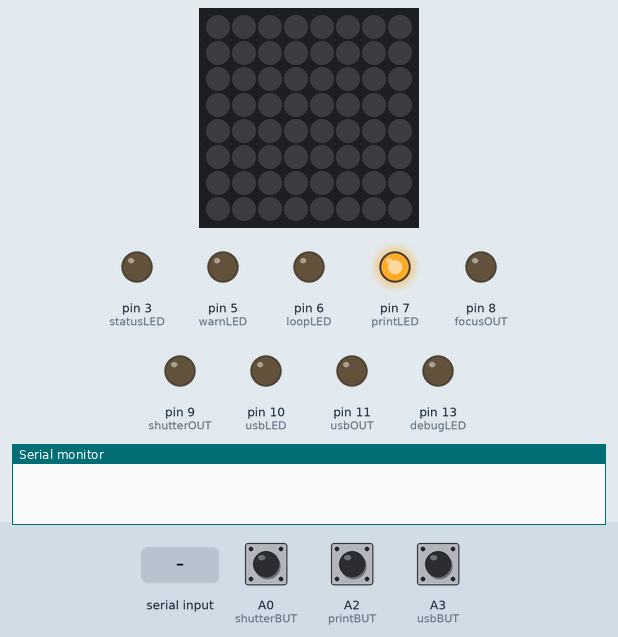
A sketch run on a simulated Arduino Uno, built with avr-gcc and run on an emulated ATmega328P. Parts: 8×8 RGB LED matrix (first LED top left, wired row by row), output pins drawn as LEDs (lit = HIGH), the last lines printed to the serial monitor. Dashed ring = blinking. The test bench sets the inputs (shaded band); at power-on: A0 (shutterBUT) HIGH, A2 (printBUT) HIGH, A3 (usbBUT) HIGH.

Above: at 1.2 s.
1.3 s: A0 (shutterBUT) pulled LOW for 0.15 s
At 2.1 s:
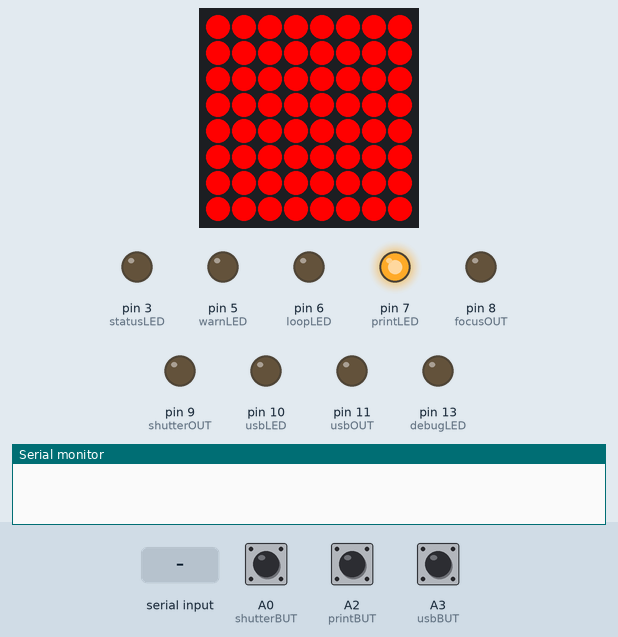
9.9 s: "pi2gert_printDone\n" received over Serial
12.9 s: A2 (printBUT) pulled LOW for 3.2 s
At 15.75 s:
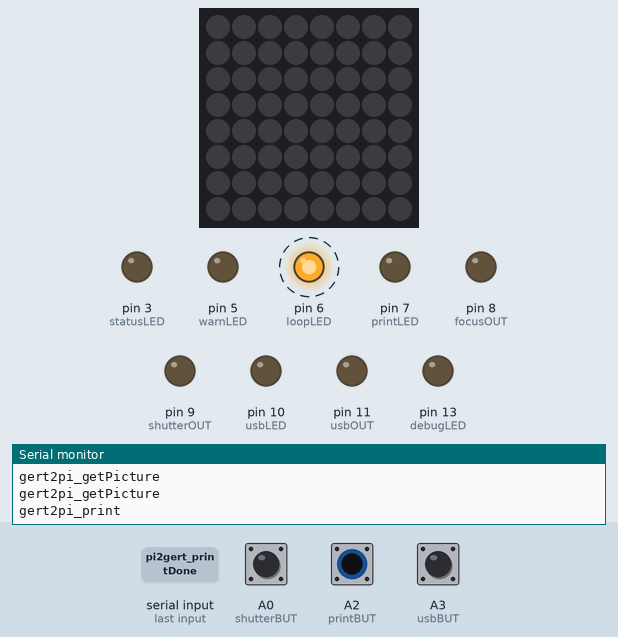
17.6 s: A3 (usbBUT) pulled LOW for 0.15 s
18.3 s: A0 (shutterBUT) pulled LOW for 1 s
At 22.0 s:
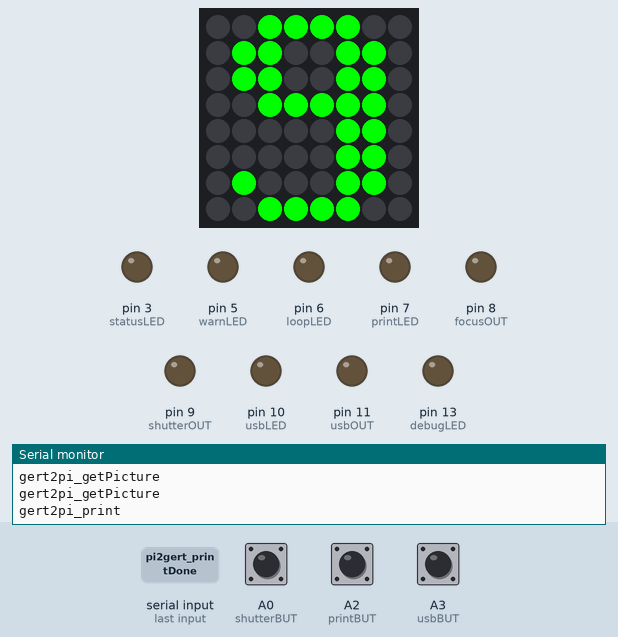
Timing chart, 0 to 28.7 s (numbered marks = the images above; inputs shaded):
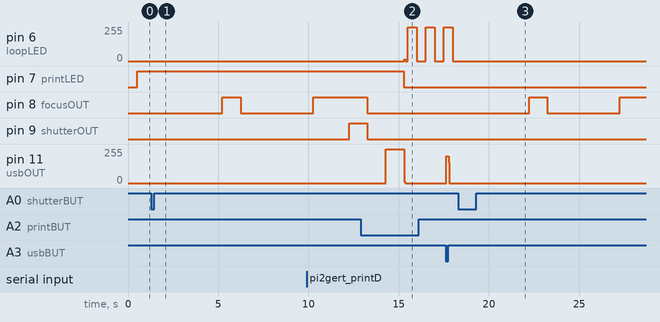

The sketch:

gert_main_serialWaitRead.ino
```cpp
// run 'avrdude -c gpio -p m328p -e -v' before upload if you get a verification error
#include <Wire.h>
#include <Adafruit_GFX.h> // download from Adafruit, unpack, move to <Sketchbook>/libraries/
#include <Adafruit_LEDBackpack.h> // download from Adafruit, unpack, move to <Sketchbook>/libraries/
#include <Metro.h> // Include the Metro library

Adafruit_BicolorMatrix matrix = Adafruit_BicolorMatrix();
// view bicolor8x8 in libraries/Adafruit_LEDBackpack

/*
 Input Pullup Serial:
 Unlike pinMode(INPUT), there is no pull-down resistor necessary. An internal
 20K-ohm resistor is pulled to 5V. This configuration causes the input to
 read HIGH when the switch is open, and LOW when it is closed.
 view http://www.arduino.cc/en/Tutorial/InputPullupSerial
 */

//Rx
//Tx
//int = 2; //D2
int statusLED = 3; //LED3/D3 blue LED
//int = 4; //D4
int warnLED = 5; //LED4/D5 red LED
int loopLED= 6; //LED5/D6
int printLED = 7; //D7

int focusOUT = 8; //D8
int shutterOUT = 9; //LED1/D9
int usbLED = 10; //LED2/D10
int usbOUT = 11; //D11
//int = 12; //D12
int debugLED = 13; //LED0
//Gnd
//
//
//

int shutterBUT = A0; //A0
//A1
int printBUT = A2; //left push-button/A2
int usbBUT = A3; //right push-button/A3 not wired -> A0
//A4
//A5

int off = 0;
int slow = 1;
int fast = 2;
int on = 3;

//					        0	  1	  2	  3	  4	  5	  6	  7	  8	  9	  10  11	12	13
//								              Status	WarnLoopPrint					          Debug
int LEDstatus[] = {
  0,	0,	0,	off,0,	off,off,off,0,	0,	0,	0,	0,	off};


Metro serialMetro = Metro(250); // Metro event every 250 ms, triggers serial-read
Metro ledMetro = Metro(500);
Metro resetMetro = Metro(1000);

String inputString = "";         // a string to hold incoming data
String com_gert2pi = "";     // storage for gert2pi command
String com_pi2gert = "";     // storage for pi2gert command
boolean waiting_for_print = false;    // whether the pi_print() function is running
boolean waiting_for_picture = false;    // whether the pi_print() function is running
boolean waiting_for_echo = false; // waits for echo
// boolean waiting_for_confirmation = false; // waits for confirmation off the echoed command
int send_counter = 0; //triggers an check_echo malfunction
int watchdog = 0; // resets the status after 10 sec
int tired = 0; // sets the booth in sleeping mode

static const uint8_t PROGMEM
smile_bmp[] =
{
  B00111100,
  B01000010,
  B10100101,
  B10000001,
  B10100101,
  B10011001,
  B01000010,
  B00111100 }
,
neutral_bmp[] =
{
  B00111100,
  B01000010,
  B10100101,
  B10000001,
  B10111101,
  B10000001,
  B01000010,
  B00111100 }
,
frown_bmp[] =
{
  B00111100,
  B01000010,
  B10100101,
  B10000001,
  B10011001,
  B10100101,
  B01000010,
  B00111100 }
,
one_bmp[] =
{
  B00001000,
  B00011000,
  B00111000,
  B00011000,
  B00011000,
  B00011000,
  B00011000,
  B00111100 }
,
two_bmp[] =
{
  B00111100,
  B01100110,
  B01100110,
  B00000110,
  B00001100,
  B00011000,
  B00110000,
  B01111110 }
,
three_bmp[] =
{
  B00111100,
  B01100110,
  B01000110,
  B00011100,
  B00000110,
  B00000110,
  B01100110,
  B00111100 }
,
four_bmp[] =
{
  B00000110,
  B00001110,
  B00010110,
  B00100110,
  B01111111,
  B00000110,
  B00000110,
  B00000110 }
,
five_bmp[] =
{
  B01111110,
  B01100000,
  B01100000,
  B01111100,
  B00000110,
  B00000110,
  B00000110,
  B01111100 }
,
six_bmp[] =
{
  B00111100,
  B01100010,
  B01100000,
  B01111100,
  B01100110,
  B01100110,
  B01100110,
  B00111100 }
,
seven_bmp[] =
{
  B01111110,
  B00000110,
  B00001100,
  B00001100,
  B00011000,
  B00011000,
  B00110000,
  B00110000 }
,
eight_bmp[] =
{
  B00111100,
  B01100110,
  B01100110,
  B00111100,
  B01100110,
  B01100110,
  B01100110,
  B00111100 }
,
nine_bmp[] =
{
  B00111100,
  B01100110,
  B01100110,
  B00111110,
  B00000110,
  B00000110,
  B01000110,
  B00111100 };

/////////////////////////////////////////////////////////////////////////////////
/////////////////////////////////////////////////////////////////////////////////

void setup(){
  Serial.begin(9600); // opens serial port, sets data rate to 9600 bps
  inputString.reserve(200); // reserve 200 bytes for the inputString

  pinMode(shutterBUT, INPUT_PULLUP); // enable the internal pull-up resistor
  //pinMode(testBUT, INPUT_PULLUP); // internal, right push-button, test-purposes
  pinMode(printBUT, INPUT_PULLUP); // internal, right push-button
  pinMode(usbBUT, INPUT_PULLUP);
  pinMode(debugLED, OUTPUT); // initialize the LED pins as output
  pinMode(printLED, OUTPUT);
  pinMode(warnLED, OUTPUT);
  pinMode(statusLED, OUTPUT);
  pinMode(loopLED, OUTPUT);
  pinMode(usbLED, OUTPUT); //
  pinMode(focusOUT, OUTPUT); // initialize the focus and shutter pins as output
  pinMode(shutterOUT, OUTPUT);
  pinMode(usbOUT, OUTPUT); // initialize the output pin which goes to the relay (USB on - off)

  matrix.begin(0x70);  // pass in the LED-8x8 address
  matrix.setRotation(1);  // 1: pins bottomside
} // setup

/////////////////////////////////////////////////////////////////////////////////
/////////////////////////////////////////////////////////////////////////////////

void loop(){

  LEDstatus[loopLED] = slow;

  int shutterVal = digitalRead(shutterBUT); //read the push-button values into variables
  int printVal = digitalRead(printBUT);
  int usbVal = digitalRead(usbBUT);

  //print out the values of the pushbuttons

  // Keep in mind the pullup means the pushbutton's
  // logic is inverted. It goes HIGH when it's open,
  // and LOW when it's pressed. Turn on shutterLED when the
  // button's pressed, and off when it's not:


  /////////// Metro checks ////////////

  //if (serialMetro.check() == 1) {
  check_serial();
  //}

  if (resetMetro.check() == 1) {
    if (waiting_for_print) { //120 sec
      watchdog += 1;
    }
    else if (waiting_for_picture || waiting_for_echo) { //12 sec // || waiting_for_confirmation
      watchdog += 10;
    }
    if (watchdog == 120) {
      waiting_for_picture = false;
      waiting_for_print = false;
      waiting_for_echo = false;
      //     waiting_for_confirmation = false;
      watchdog = 0;
    }

    tired += 1;
    if (tired == 300) {
      //todo

    }
  }

  if (ledMetro.check() == 1) { // check if the metro has passed its interval .
    int i = 0; // loop counter
    int delay = 0; // delay for slow mode 1
    for (i = 0; i < 14; i = i + 1) {
      //Serial.println(LEDstatus[i]);
      if (LEDstatus[i] == 0) {
        digitalWrite(i, LOW);
      }
      if (LEDstatus[i] == 1) {
        if (delay == 1) {
          digitalWrite(i, !digitalRead(i));
          delay = 0;
        }
        else {
          delay = 1;
        }
      }
      if (LEDstatus[i] == 2) {
        digitalWrite(i, !digitalRead(i));
      }
      if (LEDstatus[i] == 3) {
        digitalWrite(i, HIGH);
      }
    }
  }

  //digitalWrite(loopLED, HIGH); //LED indicates running loop


  if (waiting_for_print) {
    LEDstatus[printLED] = off; //ready to print
  }
  else {
    LEDstatus[printLED] = on;
  }

  if (waiting_for_picture) {
    //Debug
    //    matrix.clear();
    //    matrix.drawBitmap(0, 0, four_bmp, 8, 8, LED_RED);
    //    matrix.writeDisplay();
    digitalWrite(usbOUT, HIGH); // USB on
  }
  else {
    //    matrix.clear();
    //    matrix.drawBitmap(0, 0, five_bmp, 8, 8, LED_RED);
    //    matrix.writeDisplay();
    digitalWrite(usbOUT, LOW); // USB off
  }

  if (digitalRead(usbOUT) == LOW) { //USB status
    LEDstatus[usbLED] = off;
  }
  else {
    LEDstatus[usbLED] = fast;
  }

  if (usbVal == LOW && !waiting_for_picture) { //USB switch (right push button)
    if (digitalRead(usbOUT) == LOW) {
      digitalWrite(usbOUT, HIGH);
      LEDstatus[usbLED] = slow;
    }
    else {
      digitalWrite(usbOUT, LOW);
      LEDstatus[usbLED] = off;
    }
  }

  /////SHUTTER/////
  if (shutterVal == LOW && !waiting_for_picture) {
    LEDstatus[debugLED] = on;
    //Serial.println("gert2pi_shutter");

    takePicture();

    matrix.clear();
    matrix.writeDisplay();

    getPicture();

  }
  else {
    LEDstatus[debugLED] = off;

  } // else

  /////PRINT/////
  if (printVal == LOW && !(waiting_for_picture || waiting_for_print)) {
    LEDstatus[printLED] = off;
    waiting_for_print = true;
    gert2pi("gert2pi_print");

    //Debug
    //matrix.clear();
    //matrix.drawBitmap(0, 0, three_bmp, 8, 8, LED_RED);
    //matrix.writeDisplay();
    //delay(1000);

  } // if

} // loop

/////////////////////////////////////////////////////////////////////////////////
/////////////////////////////////////////////////////////////////////////////////

//serial communication//////////////////////////////////////////////////////////
void check_serial() {

  if(Serial.available() > 0) {
    inputString = Serial.readStringUntil('\n');
    //x = Serial.parseInt();

    if(waiting_for_echo && (inputString.length() > 0)) {

      //Debug
      //matrix.clear();
      //matrix.drawBitmap(0, 0, two_bmp, 8, 8, LED_RED);
      //matrix.writeDisplay();
      //Serial.println("debug_echo");

      waiting_for_echo = false;
      check_echo(inputString);
      //LEDstatus[statusLED] = on; //blau, debug
      return;
    }
    else {
      //LEDstatus[statusLED] = off; //blau, debug
    }

    /* handshake pi2gert
     if(waiting_for_confirmation) {
     if(inputString == "confirmed") {
     waiting_for_confirmation = false;
     interpret_pi2gert(inputString);
     }
     return;
     }
     */
    //else
    if(waiting_for_picture) {
      matrix.clear();
      matrix.fillRect(0,0, 8,8, LED_RED);
      matrix.writeDisplay();
      delay(1000);
    }
    else {
      matrix.clear();
      matrix.fillRect(0,0, 8,8, LED_GREEN);
      matrix.writeDisplay();
      delay(1000);
    }


    interpret_pi2gert(inputString);


    /*handshake pi2gert
     com_pi2gert = inputString;
     echo_pi2gert(inputString);
     */

  } //if serial avalaible

} //check_serial

//communication gert2pi//////////////////////////////////////////////////////////
void gert2pi(String str) {
  waiting_for_echo = true;
  Serial.println(str);
  com_gert2pi = str;

  //Debug
  //matrix.clear();
  //matrix.drawBitmap(0, 0, one_bmp, 8, 8, LED_RED);
  //matrix.writeDisplay();

}

void check_echo(String echo) {
  if(send_counter == 10) {
    send_counter = 0;
    LEDstatus[warnLED] = fast;
    return;
  }

  //Serial.println("debug_check_echo running");
  //Serial.println(echo);
  //Serial.println(com_gert2pi);
  //Serial.println(com_gert2pi == echo);
  echo.trim();
  com_gert2pi.trim();
  //Serial.println(echo);
  //Serial.println(com_gert2pi);
  //Serial.println(com_gert2pi.startsWith(echo));
  //Serial.println(com_gert2pi == echo);

  if(com_gert2pi == echo) {
    //Debug
    //matrix.clear();
    //matrix.drawBitmap(0, 0, seven_bmp, 8, 8, LED_RED);
    //matrix.writeDisplay();

    LEDstatus[warnLED] = off;
    Serial.println("confirmed");
    send_counter = 0;
  }
  else {

    //Debug
    //    matrix.clear();
    //    matrix.drawBitmap(0, 0, nine_bmp, 8, 8, LED_RED);
    //    matrix.writeDisplay();

    send_counter += 1;
    LEDstatus[warnLED] = slow;
    gert2pi(com_gert2pi); //send again
  }
}

//communication pi2gert//////////////////////////////////////////////////////////

/* handshake pi2gert
 void echo_pi2gert(String inputString) {
 //debug
 matrix.clear();
 matrix.drawBitmap(0, 0, six_bmp, 8, 8, LED_YELLOW);
 matrix.writeDisplay();
 delay(1000);

 waiting_for_confirmation = true;
 Serial.println(inputString);
 }
 */

void interpret_pi2gert(String inputString) {


  //Serial.println(inputString == "pi2gert_gotPicture");
  inputString.trim();
  //Serial.println(inputString);
  //Serial.println(inputString == "pi2gert_gotPicture");

  //  Debug
  //  matrix.clear();
  //  matrix.drawBitmap(0, 0, two_bmp, 8, 8, LED_RED);
  //  matrix.writeDisplay();


  if(inputString == "pi2gert_printDone") {
    //Serial.println("Print done!");
    waiting_for_print = false;


    inputString = "";
  }

  if(inputString == "pi2gert_gotPicture") {
    matrix.clear();
    matrix.fillRect(0,0, 8,8, LED_YELLOW);
    matrix.writeDisplay();
    delay(1000);
    //Serial.println("Got picture!");
    waiting_for_picture = false;
    inputString = "";
  }
}


/////////////////////////////////////////////////////////////////////////////////
/////////////////////////////////////////////////////////////////////////////////


void getPicture() {
  //LEDstatus[statusLED] = fast;
  waiting_for_picture = true;
  // 8x8 Display?
  digitalWrite(usbOUT, HIGH); // closes the relay -> USB enabled
  delay(1000);
  gert2pi("gert2pi_getPicture"); // tell RPi to get the picture
  //delay(1000); // test
  //LEDstatus[statusLED] = off;

} // getPicture

/////////////////////////////////////////////////////////////////////////////////

void takePicture() {
  matrix.clear();
  matrix.fillRect(0,0, 8,8, LED_RED);
  //matrix.fillRect(2,2, 4,4, LED_GREEN);
  matrix.writeDisplay();
  delay(1000);

  matrix.setTextWrap(false);  // we dont want text to wrap so it scrolls nicely
  matrix.setTextSize(1);
  matrix.setTextColor(LED_YELLOW);
  for (int8_t x=7; x>=-36; x--) {
    matrix.clear();
    matrix.setCursor(x,0);
    matrix.print("Foto in");
    matrix.writeDisplay();
    delay(40);
  } // for

  //Countdown
  matrix.clear();
  matrix.drawBitmap(0, 0, nine_bmp, 8, 8, LED_GREEN);
  matrix.writeDisplay();
  delay(1000);

  digitalWrite(focusOUT, HIGH); //camera wakeup ->

  matrix.clear();
  matrix.drawBitmap(0, 0, eight_bmp, 8, 8, LED_GREEN);
  matrix.writeDisplay();
  delay(1000);

  digitalWrite(focusOUT, LOW); //-> camera wakeup

  matrix.clear();
  matrix.drawBitmap(0, 0, seven_bmp, 8, 8, LED_GREEN);
  matrix.writeDisplay();
  delay(1000);

  matrix.clear();
  matrix.drawBitmap(0, 0, six_bmp, 8, 8, LED_YELLOW);
  matrix.writeDisplay();
  delay(1000);

  matrix.clear();
  matrix.drawBitmap(0, 0, five_bmp, 8, 8, LED_YELLOW);
  matrix.writeDisplay();
  delay(1000);

  matrix.clear();
  matrix.drawBitmap(0, 0, four_bmp, 8, 8, LED_YELLOW);
  matrix.writeDisplay();
  delay(1000);

  digitalWrite(focusOUT, HIGH);

  matrix.clear();
  matrix.drawBitmap(0, 0, three_bmp, 8, 8, LED_RED);
  matrix.writeDisplay();
  delay(1000);

  matrix.clear();
  matrix.drawBitmap(0, 0, two_bmp, 8, 8, LED_RED);
  matrix.writeDisplay();
  delay(1000);

  digitalWrite(shutterOUT, HIGH);

  matrix.clear();
  matrix.drawBitmap(0, 0, one_bmp, 8, 8, LED_RED);
  matrix.writeDisplay();
  delay(1000);

  digitalWrite(focusOUT, LOW);
  digitalWrite(shutterOUT, LOW);

  matrix.clear();
  matrix.drawBitmap(0, 0, smile_bmp, 8, 8, LED_GREEN);
  matrix.writeDisplay();
  delay(1000);
}
```

Measured:
- after the input at 1.3 s, pin 8 (focusOUT): LOW → HIGH after 3.9 s, → LOW 1.0 s later; the LEDs: change at once (image 1)
- after the input at 12.9 s, pin 7 (printLED): HIGH → LOW after 2.4 s
- after the input at 17.6 s, pin 11 (usbOUT): 0/255 → 202/255 at once, → 0/255 0.12 s later
- after the input at 18.3 s, pin 6 (loopLED): stops changing and stays 0/255; pin 8 (focusOUT): LOW → HIGH after 3.9 s, → LOW 1.0 s later, → HIGH 4.0 s later; the LEDs: first change at once (image 3 shows a later state)
- by itself, pin 6 (loopLED): alternates 255/255 for 0.50 s and 0/255 for 0.50 s
- what the display in image 3 shows lasts 1.0 s, from 21.2 s to 22.2 s
